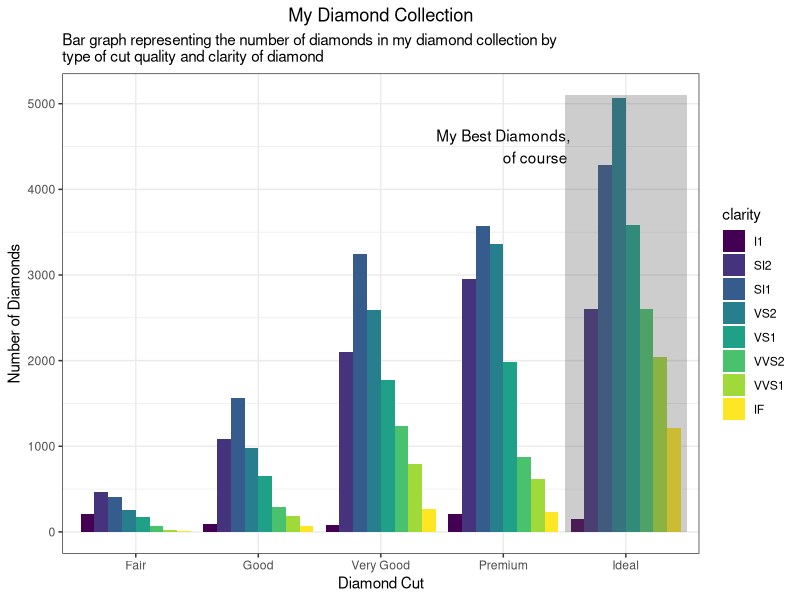
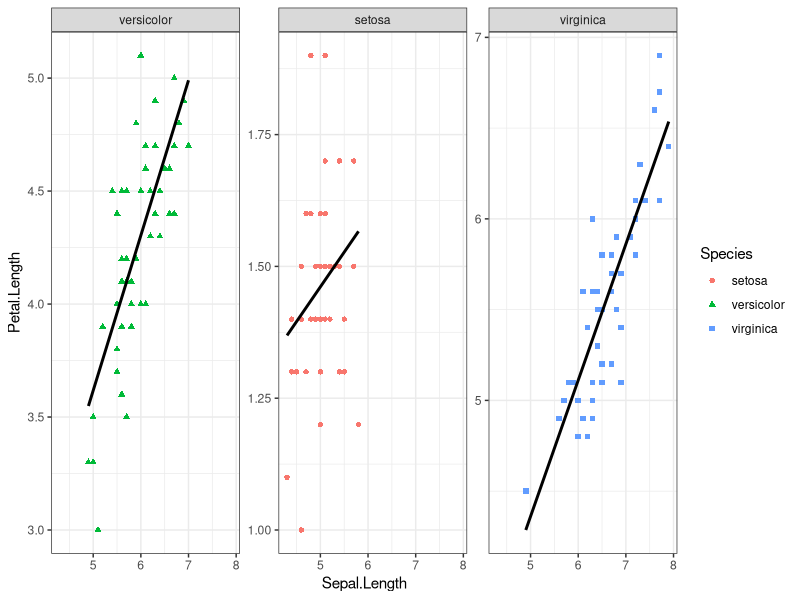
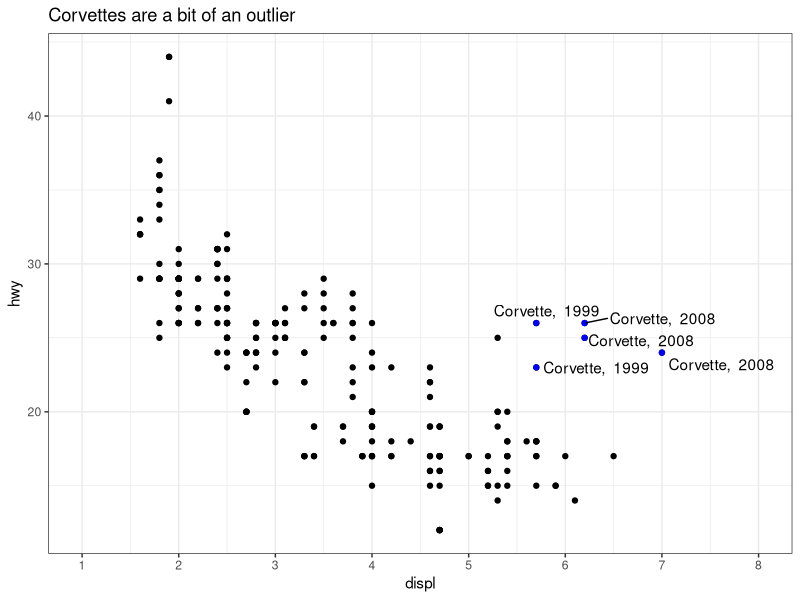
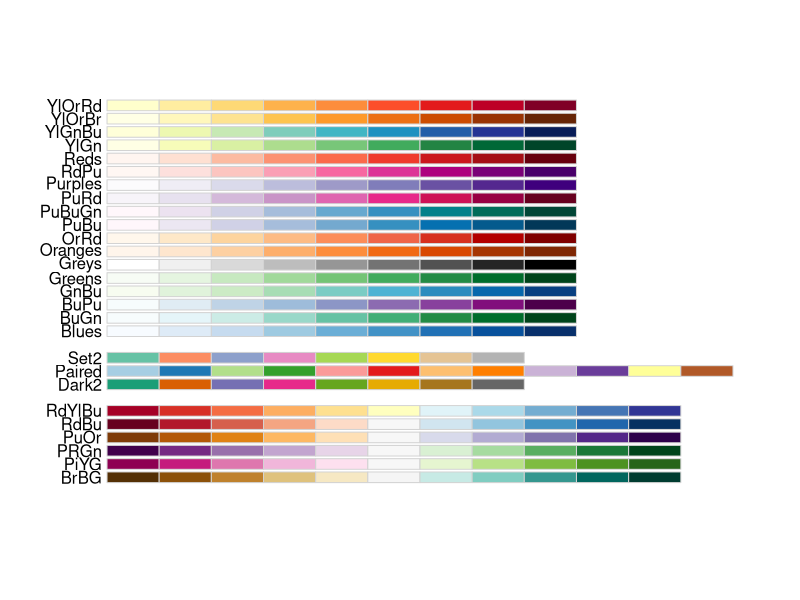
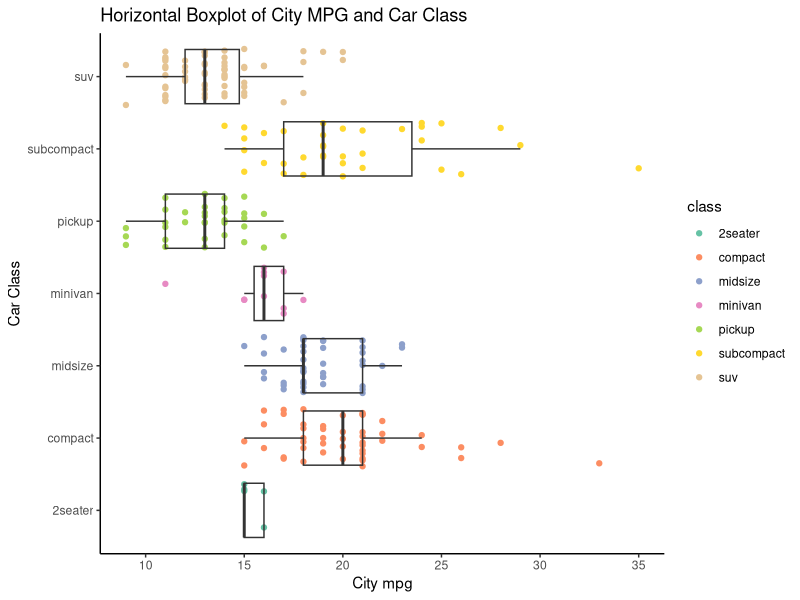

Reproduce these figures in R, in order.
## ---- chunk 1
knitr::opts_chunk$set(echo = FALSE)
## ---- chunk 2
library("ggplot2")
library("magrittr") #so I can do some piping
data("diamonds")
data("mpg")
data("iris")
theme_set(theme_bw()) #I'll give you this one, you can set the theme individually for graphs
#or you can set the theme for all the graphs using theme_set()
#theme_bw() is best theme (IMO)

#for graph 3:
library("ggrepel")


## ---- chunk 3
data("diamonds")
#hint think about the *position* the bars are in...
## ---- chunk 4

ggplot(diamonds,aes(cut,fill=clarity))+
geom_bar(position="dodge")+
labs(y="Number of Diamonds",x="Diamond Cut",title="My Diamond Collection",subtitle="Bar graph representing the number of diamonds in my diamond collection by\ntype of cut quality and clarity of diamond")+
theme(plot.title=element_text(hjust=0.5))+
annotate(geom="text", label="My Best Diamonds,\n\t\tof course",x=4,y=4500)+
annotate(geom="rect",xmin=4.5,xmax=5.5,ymin=0,ymax=5100,alpha=0.3)


## ---- chunk 5
data("iris")
## ---- chunk 6
ggplot(iris,aes(Sepal.Length,Petal.Length))+
  geom_point(aes(color=Species,shape=Species))+
  facet_wrap(facets=~factor(Species,levels=c("versicolor","setosa","virginica")),scales="free_y")+
  geom_smooth(se=FALSE,method="lm",color="black")
  

## ---- chunk 7
data("mpg")
corvette <- mpg[mpg$model == "corvette",]
#install
require("ggrepel") #useful for making text annotations better, hint hint
set.seed(42)
## ---- chunk 8
ggplot(mpg,aes(displ,hwy))+
  geom_point()+
  labs(title="Corvettes are a bit of an outlier")+
  geom_point(data=corvette,aes(displ,hwy),color="blue")+
  geom_text_repel(corvette,mapping=aes(label=paste("Corvette, ",year)),nudge_x=0.3)+
  scale_x_continuous(limits=c(1,8),breaks=1:8)


## ---- chunk 9
data(mpg)

#hint for the coloring, colorbrewer and you can set palette colors and make your graphs colorblind friendly
library(RColorBrewer)
display.brewer.all(colorblindFriendly = T) #take a look at the colorblindfriendly options
## ---- chunk 10
ggplot(mpg,aes(class,cty))+
  labs(title="Horizontal Boxplot of City MPG and Car Class",x="Car Class", y="City mpg")+
  geom_jitter(aes(color=class),height=0)+
  coord_flip()+
  geom_boxplot(fill=NA,outlier.shape=NA)+
  #remove gridlines and plot outline
  theme_classic()+
  scale_color_brewer(palette="Set2")
